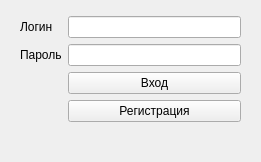
<?xml version="1.0" encoding="UTF-8"?>
<ui version="4.0">
 <class>AuthWindow</class>
 <widget class="QMainWindow" name="AuthWindow">
  <property name="geometry">
   <rect>
    <x>0</x>
    <y>0</y>
    <width>261</width>
    <height>162</height>
   </rect>
  </property>
  <property name="sizePolicy">
   <sizepolicy hsizetype="Preferred" vsizetype="Preferred">
    <horstretch>0</horstretch>
    <verstretch>0</verstretch>
   </sizepolicy>
  </property>
  <property name="acceptDrops">
   <bool>false</bool>
  </property>
  <property name="windowTitle">
   <string>Авторизация</string>
  </property>
  <widget class="QWidget" name="centralwidget">
   <widget class="QWidget" name="gridLayoutWidget">
    <property name="geometry">
     <rect>
      <x>10</x>
      <y>6</y>
      <width>241</width>
      <height>151</height>
     </rect>
    </property>
    <layout class="QFormLayout" name="formLayout">
     <property name="leftMargin">
      <number>10</number>
     </property>
     <property name="topMargin">
      <number>10</number>
     </property>
     <property name="rightMargin">
      <number>10</number>
     </property>
     <property name="bottomMargin">
      <number>10</number>
     </property>
     <item row="0" column="0">
      <widget class="QLabel" name="label">
       <property name="text">
        <string>Логин</string>
       </property>
      </widget>
     </item>
     <item row="0" column="1">
      <widget class="QLineEdit" name="edtLogin"/>
     </item>
     <item row="1" column="0">
      <widget class="QLabel" name="label_2">
       <property name="text">
        <string>Пароль</string>
       </property>
      </widget>
     </item>
     <item row="1" column="1">
      <widget class="QLineEdit" name="edtPwd">
       <property name="mouseTracking">
        <bool>true</bool>
       </property>
       <property name="frame">
        <bool>true</bool>
       </property>
       <property name="readOnly">
        <bool>false</bool>
       </property>
      </widget>
     </item>
     <item row="2" column="1">
      <widget class="QPushButton" name="btnAuth">
       <property name="enabled">
        <bool>true</bool>
       </property>
       <property name="text">
        <string>Вход</string>
       </property>
      </widget>
     </item>
     <item row="3" column="1">
      <widget class="QPushButton" name="btnRegister">
       <property name="text">
        <string>Регистрация</string>
       </property>
      </widget>
     </item>
    </layout>
   </widget>
  </widget>
 </widget>
 <tabstops>
  <tabstop>edtLogin</tabstop>
  <tabstop>edtPwd</tabstop>
  <tabstop>btnAuth</tabstop>
  <tabstop>btnRegister</tabstop>
 </tabstops>
 <resources/>
 <connections/>
</ui>
